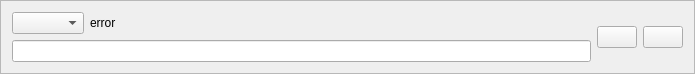
<?xml version="1.0" encoding="UTF-8"?>
<ui version="4.0">
 <class>VirtualDriveFrame</class>
 <widget class="QFrame" name="VirtualDriveFrame">
  <property name="geometry">
   <rect>
    <x>0</x>
    <y>0</y>
    <width>695</width>
    <height>67</height>
   </rect>
  </property>
  <property name="windowTitle">
   <string>Frame</string>
  </property>
  <property name="frameShape">
   <enum>QFrame::Shape::StyledPanel</enum>
  </property>
  <property name="frameShadow">
   <enum>QFrame::Shadow::Sunken</enum>
  </property>
  <layout class="QGridLayout" name="gridLayout" columnstretch="0,1,0,0">
   <item row="0" column="1">
    <widget class="QLabel" name="dirPath">
     <property name="text">
      <string notr="true">error</string>
     </property>
    </widget>
   </item>
   <item row="0" column="3" rowspan="2">
    <widget class="QPushButton" name="dirDelete">
     <property name="text">
      <string/>
     </property>
    </widget>
   </item>
   <item row="0" column="0">
    <widget class="QComboBox" name="dirLetter"/>
   </item>
   <item row="1" column="0" colspan="2">
    <widget class="QLineEdit" name="dirWinLabel"/>
   </item>
   <item row="0" column="2" rowspan="2">
    <widget class="QPushButton" name="dirChange">
     <property name="text">
      <string/>
     </property>
    </widget>
   </item>
  </layout>
 </widget>
 <resources/>
 <connections/>
</ui>
